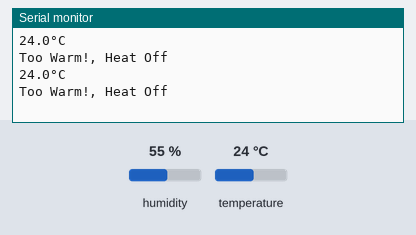
A sketch run on a simulated Arduino Uno, built with avr-gcc and run on an emulated ATmega328P. Parts: the last lines printed to the serial monitor. The inputs (shaded band) are chosen by the test bench; at power-on: temperature 24 °C, humidity 55 %.

Above: at 6.2 s.
6.3 s: temperature set to 12 °C
At 10.8 s:
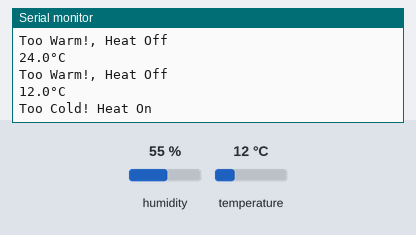
14.3 s: temperature set to 19 °C
At 16.11 s:
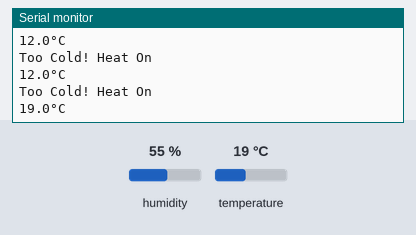
Timing chart, 0 to 17.6 s (numbered marks = the images above; inputs shaded):
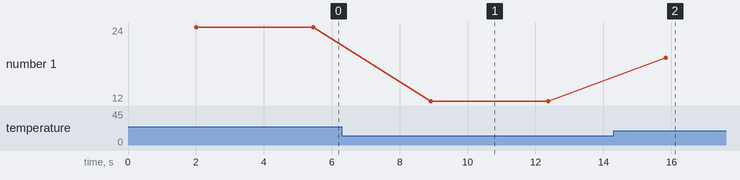

Measured:
- after the input at 6.3 s, the serial monitor: prints a new line after 2.6 s (image 1)
- after the input at 14.3 s, the serial monitor: prints a new line after 1.5 s (image 2)
- plotted number 1: 24 → 12 after the input at 6.3 s, 12 → 19 after the input at 14.3 s

The sketch:

smart_heat.ino
```cpp
#include <RCSwitch.h>
#include <DHT.h>

#define RADIO_PIN_TX 6
#define RADIO_PULSE_LENGTH 190
#define RADIO_BIT_LENGTH 24

#define HEAT_ON 5330227
#define HEAT_OFF 5330236

#define SENSOR_PIN 8
#define SENSOR_TYPE DHT22

#define IDEAL 21

RCSwitch radio = RCSwitch();

DHT sensor(SENSOR_PIN, SENSOR_TYPE);
float temp;

void setup()
{
  Serial.begin(9600);
  radio.enableTransmit(RADIO_PIN_TX);
  radio.setPulseLength(RADIO_PULSE_LENGTH);
  sensor.begin();
}

void loop()
{
  delay(2000);
  temp = sensor.readTemperature();
  Serial.print(temp, 1);
  Serial.println("°C");

  if (temp < IDEAL)
  {
    radio.send(HEAT_ON, RADIO_BIT_LENGTH);
    Serial.println("Too Cold! Heat On");
  }
  else if (temp > IDEAL)
  {
    radio.send(HEAT_OFF, RADIO_BIT_LENGTH);
    Serial.println("Too Warm!, Heat Off");
  }
  else
  {
    Serial.println("Temperature Perfect!");
  }
  delay(1000);
}
```
